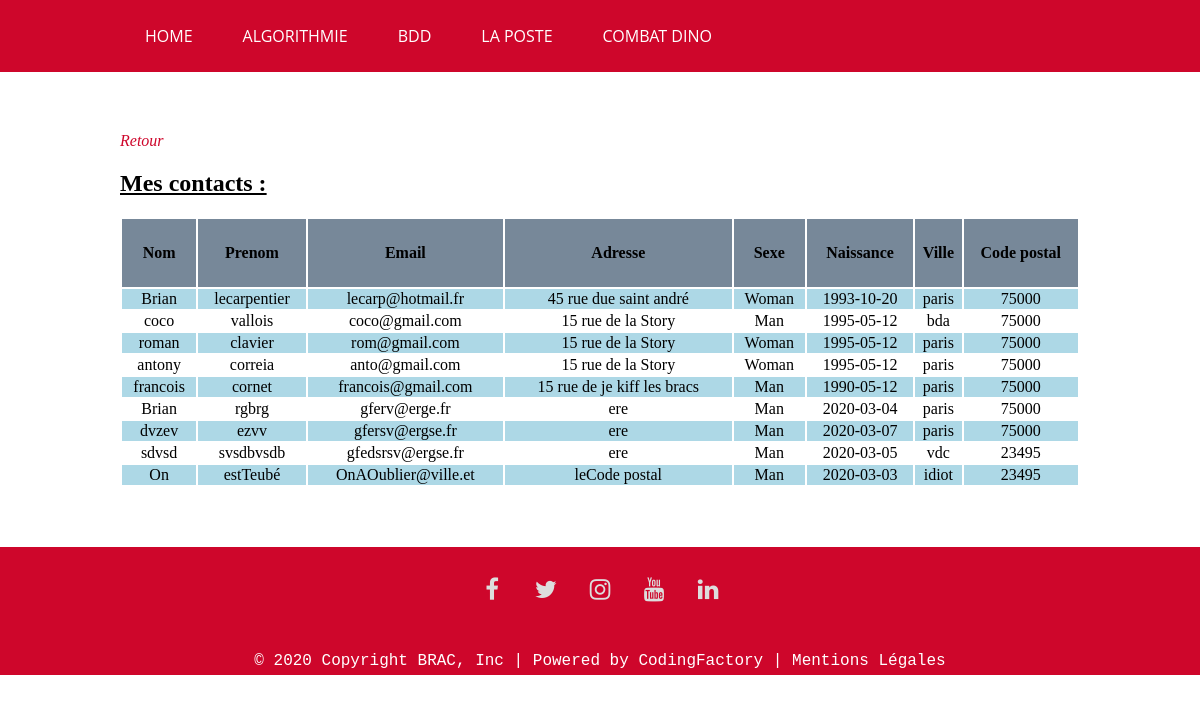
The page /bdd/contacts.php on the database as committed earlier.
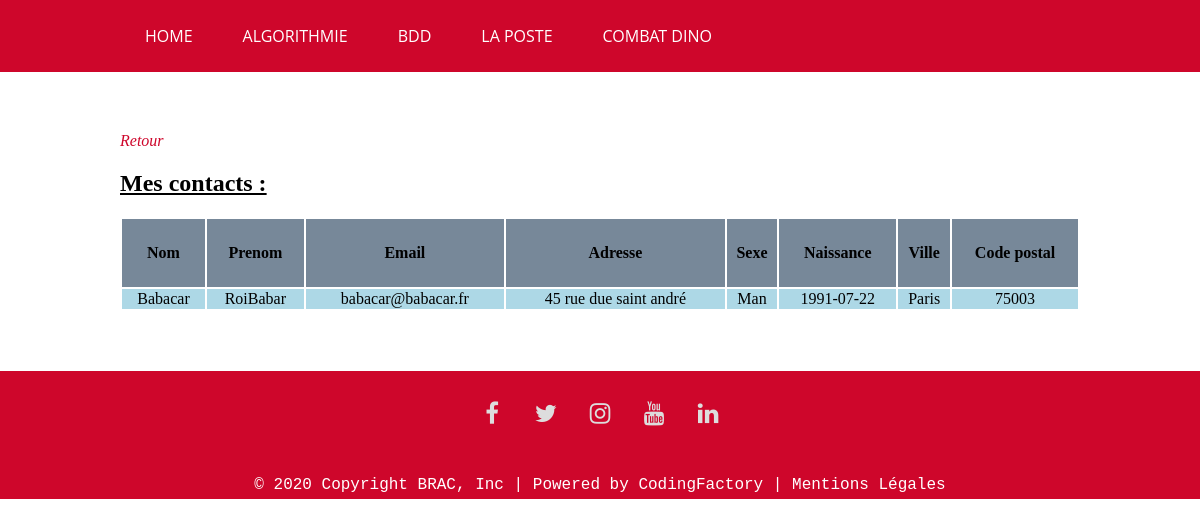
The same page on the database as committed later.
### tables this page shows
CREATE TABLE IF NOT EXISTS `contacts` (
  `id` tinyint(4) UNSIGNED NOT NULL,
  `firstname` varchar(40) NOT NULL,
  `lastname` varchar(40) NOT NULL,
  `birthdate` date NOT NULL,
  `gender` varchar(20) NOT NULL,
  `mail` varchar(40) NOT NULL,
  `address` text NOT NULL,
  `city` varchar(30) DEFAULT NULL,
  `postal` int(5) NOT NULL
);

### bdd/Database.php (called while the page is built, shortened)
<?php
class Database
{
    private $login;
    private $pass;
    private $connec;
    private $dbname;
    public function __construct($dbname, $login ='root', $pass=''){
        $this->dbname = $dbname;
        $this->login = $login;
        $this->pass = $pass;
    }
    private function connexion(){
        try
        {
            $bdd = new PDO('mysql:host=localhost:3306;dbname='. $this->dbname, $this->login, $this->pass);
            $bdd->setAttribute(PDO::ATTR_ERRMODE, PDO::ERRMODE_WARNING);
            $bdd->setAttribute(PDO::ATTR_DEFAULT_FETCH_MODE, PDO::FETCH_OBJ);
            $this->connec = $bdd;
        }
        catch (PDOException $e)
        {
            $msg = 'ERREUR PDO dans ' . $e->getFile() . ' Ligne.' . $e->getLine() . ' : ' . $e->getMessage();
            die($msg);
        }
    }
    public function selectAll($tableName){
        $sql = "SELECT * FROM " . $tableName;
        $result = $this->connec->prepare($sql);
        $result->execute();
        return $result->fetchAll(PDO::FETCH_ASSOC);
    }
}
?>

### bdd/story13.php (the view)
<?php
    require 'Database.php';
    $database = new Database("php_week");
?>
<h2 id="titleContact">Mes contacts :</h2>
<table>
    <thead>
        <tr>
            <th> Nom </th>
            <th> Prenom </th>
            <th> Email </th>
            <th> Adresse </th>
            <th> Sexe </th>
            <th> Naissance </th>
            <th> Ville </th>
            <th> Code postal </th>
        </tr>
    </thead>
    <tbody>
        <?php
        $contacts = $database->selectAll('contacts');
        foreach ($contacts as $key => $contact)
        { ?>
            <tr>
                <td><?= $contact['firstname']; ?></td>
                <td><?= $contact['lastname']; ?></td>
                <td><?= $contact['mail']; ?></td>
                <td><?= $contact['address']; ?></td>
                <td><?= $contact['gender']; ?></td>
                <td><?= $contact['birthdate']; ?></td>
                <td><?= $contact['city']; ?></td>
                <td><?= $contact['postal']; ?></td>
            </tr>
        <?php } ?>
    </tbody>
</table>

### bdd/contacts.php (shortened to what this page needs)
<!DOCTYPE html>
<html lang="fr">
<head>
    <link rel="stylesheet" href="../style.css">
    <link rel="stylesheet" href="https://cdnjs.cloudflare.com/ajax/libs/font-awesome/4.7.0/css/font-awesome.min.css">
</head>
    <body>
        <?php include '../header.php' ?>
        <main>
            <a href="bdd.php" class="contactLink" >Retour</a>
            <br/>
            <?php include 'story13.php' ?>
        </main>
        <?php include '../footer.php' ?>
    </body>
</html>

### header.php
<header>
    <nav>
        <ul>
            <li><a href="/php_week/index.php">Home</a></li>
            <li><a href="/php_week/algo/algo.php">Algorithmie</a></li>
            <li><a href="/php_week/bdd/bdd.php">BDD</a></li>
            <li><a href="/php_week/poste/poste.php">La Poste</a></li>
            <li><a href="/php_week/TP_Dino/dino.php">Combat Dino</a></li>
        </ul>
    </nav>
</header>

### footer.php
<footer>
    <div id="footerBandeRed">
        <ul>
            <li><a href="https://www.facebook.com/itescia/" target="_blank"><i class="fa fa-facebook" id="logofb"></i></a></li>
            <li><a href="https://twitter.com/ITESCIA" target="_blank"><i class="fa fa-twitter" id="logotwitter"></i></a></li>
            <li><a href="https://www.instagram.com/itescia_officiel/" target="_blank"><i class="fa fa-instagram" id="logoinsta"></i></a></li>
            <li><a href="https://www.youtube.com/channel/UCAhB6gZz4lFwtbXqhzkyVDg" target="_blank"><i class="fa fa-youtube" id="logoyt"></i></a></li>
            <li><a href="https://www.linkedin.com/school/itescia/" target="_blank"><i class="fa fa-linkedin" id="logolinkedin"></i></a></li>
        </ul>
    </div>
    <div id="copyright">
        <p>© 2020 Copyright BRAC, Inc | <a href="https://codingfactory.fr/" target="_blank">Powered by CodingFactory</a> | Mentions Légales</p>
    </div>
</footer>

### style.css (style rules this page uses)
header { display: flex; flex-direction: column; }
nav { margin: 0; padding: 0 10%; background-color: rgb(206, 6, 43); display: flex; flex-direction: column; }
nav ul { margin: 0; padding: 0; display: flex; flex-direction: row; }
nav ul li { list-style-type: none; display: flex; flex-direction: column; }
nav ul li a { flex-grow: 1; padding: 25px; font-size: 1em; font-family: "Calibri","Open Sans",sans-serif; color: #FFFFFF; text-transform: uppercase; text-decoration: none; }
footer { bottom: 0; width: 100%; }
footer div { margin: 0; }
#footerBandeRed { height: 60px; padding: 20px 0; margin: 50px 0 0 0; background-color: rgb(206, 6, 43); }
#footerBandeRed ul { margin: 0; padding: 0; text-align: center; }
#footerBandeRed ul li { display: inline-block; width: 50px; height: 50px; margin-top: 10px; border-radius: 100%; font-size: 1.5em; }
#logofb, #logoinsta, #logolinkedin, #logotwitter, #logoyt { color:#DDDDDD; transition-duration: 0.5s; }
#copyright { text-align: center; color: white; background-color: rgb(206, 6, 43); padding: 5px; }
#copyright p { font-family: 'Courier New', Courier, monospace; margin: 0; }
#copyright a { text-decoration : none; color : white; }
.contactLink { text-decoration: none; font-style: oblique; color: rgb(206, 6, 43); transition-duration: 0.5s; }
table { text-align: center; width: 100%; }
thead tr { background: lightslategrey !important; }
thead tr th { padding-top: 25px; padding-bottom: 25px; }
tr:nth-child(odd) { background: rgb(173, 216, 230); }
body { margin: 0; }
main { margin: 5% 10%; }
h2 { text-decoration: underline; }
tr:nth-child(even) { background: rgb(255, 255, 255); }

Rows that differ between the two databases and show on the page:
removed contacts: firstname "coco", lastname "vallois", mail "coco@gmail.com", address "15 rue de la Story", gender "Man", birthdate "1995-05-12", city "bda", postal "75000"
removed contacts: firstname "roman", lastname "clavier", mail "rom@gmail.com", address "15 rue de la Story", gender "Woman", birthdate "1995-05-12", city "paris", postal "75000"
removed contacts: firstname "antony", lastname "correia", mail "anto@gmail.com", address "15 rue de la Story", gender "Woman", birthdate "1995-05-12", city "paris", postal "75000"
removed contacts: firstname "francois", lastname "cornet", mail "francois@gmail.com", address "15 rue de je kiff les bracs", gender "Man", birthdate "1990-05-12", city "paris", postal "75000"
removed contacts: firstname "Brian", lastname "rgbrg", mail "gferv@erge.fr", address "ere", gender "Man", birthdate "2020-03-04", city "paris", postal "75000"
removed contacts: firstname "dvzev", lastname "ezvv", mail "gfersv@ergse.fr", address "ere", gender "Man", birthdate "2020-03-07", city "paris", postal "75000"
removed contacts: firstname "sdvsd", lastname "svsdbvsdb", mail "gfedsrsv@ergse.fr", address "ere", gender "Man", birthdate "2020-03-05", city "vdc", postal "23495"
removed contacts: firstname "On", lastname "estTeubé", mail "OnAOublier@ville.et", address "leCode postal", gender "Man", birthdate "2020-03-03", city "idiot", postal "23495"
changed contacts "45 rue due saint andré": firstname "Brian" → "Babacar"; lastname "lecarpentier" → "RoiBabar"; mail "lecarp@hotmail.fr" → "babacar@babacar.fr"; gender "Woman" → "Man"; birthdate "1993-10-20" → "1991-07-22"; city "paris" → "Paris"; postal "75000" → "75003"
